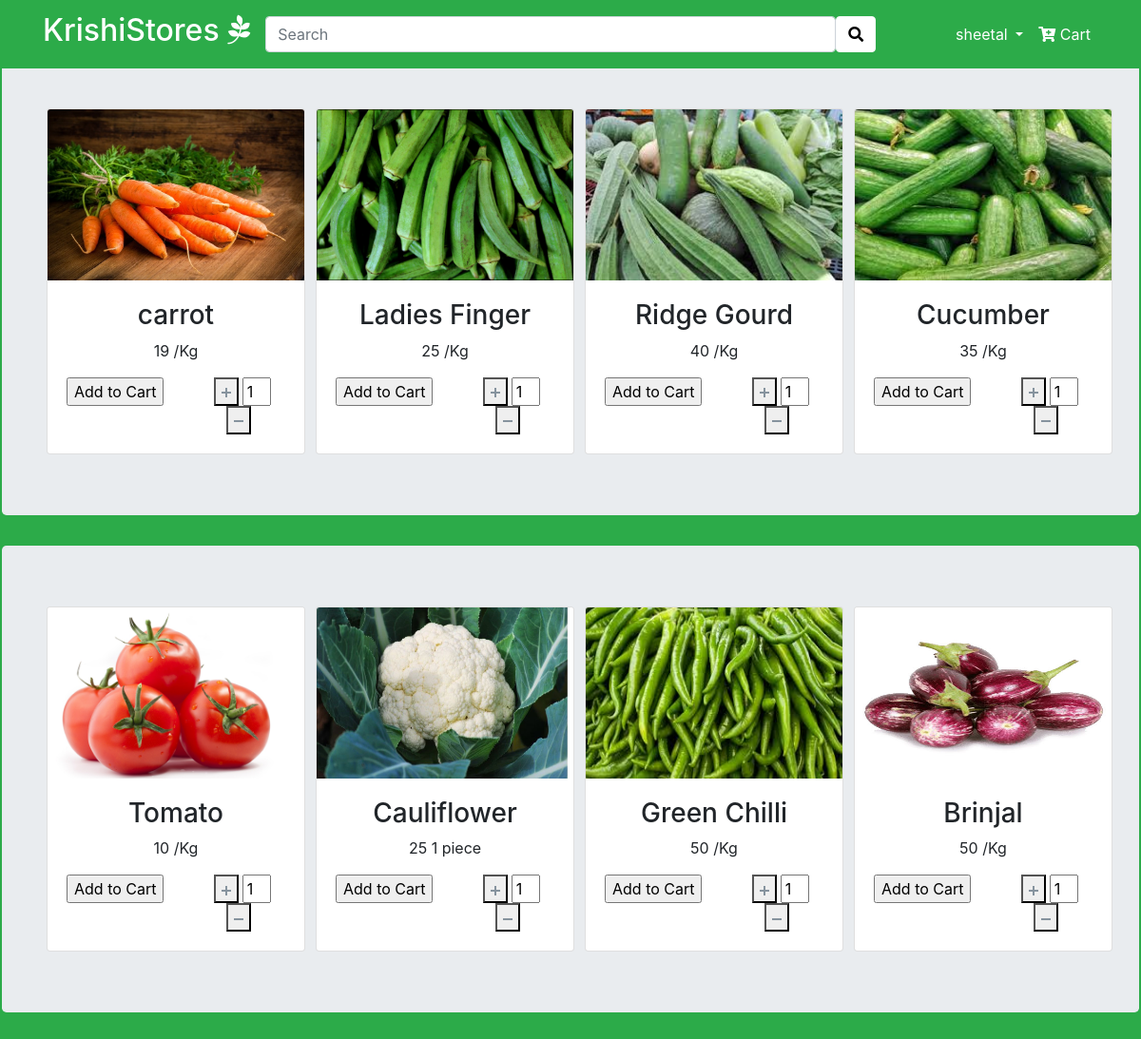
The page / (signed in) on the database its author committed.
### myproject/models.py (models this page shows, shortened)
class User(db.Model, UserMixin):
    __tablename__ = 'users'
    id = db.Column(db.Integer, primary_key = True)
    fullname = db.Column(db.Text)
    email = db.Column(db.String(64), unique=True, index=True)
    password_hash = db.Column(db.String(128))
    phone_no = db.Column(db.Integer)
    country = db.Column(db.String(64))

class Product(db.Model):
    __tablename__ = 'products'
    id=db.Column(db.Integer, primary_key = True)
    image = db.Column(db.String(64))
    title=db.Column(db.String(64))
    description=db.Column(db.String(128))
    price=db.Column('price', db.Integer)
    cartitems = db.relationship('CartItem', backref='Cart.id', lazy='dynamic')

### app.py (the view)
@app.route('/')
def home():
    form = Quantity()
    data = db.session.execute("Select * from products;")
    itemData =[]
    for r in data:
        itemData.append(r)
    return render_template('home.html',itemData=itemData,form1=form)

### myproject/forms.py
class Quantity(FlaskForm):
    quantity = IntegerField(validators=[DataRequired()])

### myproject/models.py (called while the page is built)
@login_manager.user_loader
def load_user(user_id):
    return User.query.get(user_id)

### myproject/templates/home.html (shortened to what this page needs)
<!DOCTYPE html>
<html lang="en" dir="ltr">
  <head>
    <link rel="stylesheet" href="style.css" type="text/css">
  </head>
  <body>
    {% extends "Base.html" %}
    {% block nav %}
              <form class="form-inline">
                  <input class="form-control" style="width:600px;" type="search" placeholder="Search">
                  <button class="btn btn-outline-light" type="submit" style="background-color: white;"><i class="fas fa-search" style="color:black;"></i></button>
              </form>
              <ul class="navbar-nav ml-auto mt-2 mt-lg-0">
                  <li class="nav-item active" >
                    {% if current_user.is_authenticated %}
                      <li class="nav-item dropdown active">
                          <a class="nav-link dropdown-toggle" href="#" id="navbarDropdownMenuLink" role="button" data-toggle="dropdown" aria-haspopup="true" aria-expanded="false">
                            {{current_user.fullname}}
                          </a>
                        </li>
                    {% else %}
                        <li class="nav-link"><a href="{{ url_for('login') }}" style="color:white">Log In</a></li>
                    {% endif %}
                  </li>
                  <li class="nav-item active">
                      <a class="nav-link" href="{{ url_for('gotocart') }}">
                        <i class="fas fa-cart-plus"></i> Cart</a>
                  </li>
              </ul>
    {% endblock %}
    {% block content %}
    <div class="mt-5 container-fluid">
          {% for da in itemData %}
                {% if (da[0]) % 4 == 1 %}
                <div class="row jumbotron">
                  <br>
                {% endif %}
                <div class="col-md-3">
					<form method="POST" action="/add/{{da[0]}}">
						<div class="card" style="width: 17rem;">
							<img src="{{ url_for('static',filename=da[1])}}" class="card-img-top" alt="..." height="180">
							<div class="card-body text-center">
								  <h3>{{da[2]}}</h3>
								  <p class="price">{{da[4]}} {{da[3]}}</p>
								  <div class="row">
								  <div class="col">
								  <input type="submit" value="Add to Cart" class="btnAddAction" />
								</div>
							  <div class="col">
								<button class="plus-btn ml-2" type="button" name="button">
								  <img src="{{ url_for('static',filename='plus.svg')}}" alt="" />
								</button>
								{{form1.quantity(style="width:30px" ,class="text-center" , value=1)}}
								<button class="minus-btn" type="button" name="button">
								  <img src="{{ url_for('static',filename='minus.svg')}}" alt="" />
								</button>
							</div>
							</div>
							</div>
						</div>
					</form>
                </div>
                  <br>
                  <br>
                {% if da[0] % 4 == 0 %}
                </div>
                {% endif %}
              {% endfor %}
    </div>
    {% endblock %}

### myproject/templates/style.css (style rules this page uses)
.container-fluid { background-color: #2cab49; border: 2px solid #2cab49; border-radius: 5px; text-align: center; }

### rows shown on the page
User: fullname "sheetal"
Product: image (picture), title "carrot", price "19", description "/Kg", quantity "1"
Product: image (picture), title "Ladies Finger", price "25", description "/Kg", quantity "1"
Product: image (picture), title "Ridge Gourd", price "40", description "/Kg", quantity "1"
Product: image (picture), title "Cucumber", price "35", description "/Kg", quantity "1"
Product: image (picture), title "Tomato", price "10", description "/Kg", quantity "1"
Product: image (picture), title "Cauliflower", price "25", description "1 piece", quantity "1"
Product: image (picture), title "Green Chilli", price "50", description "/Kg", quantity "1"
Product: image (picture), title "Brinjal", price "50", description "/Kg", quantity "1"
